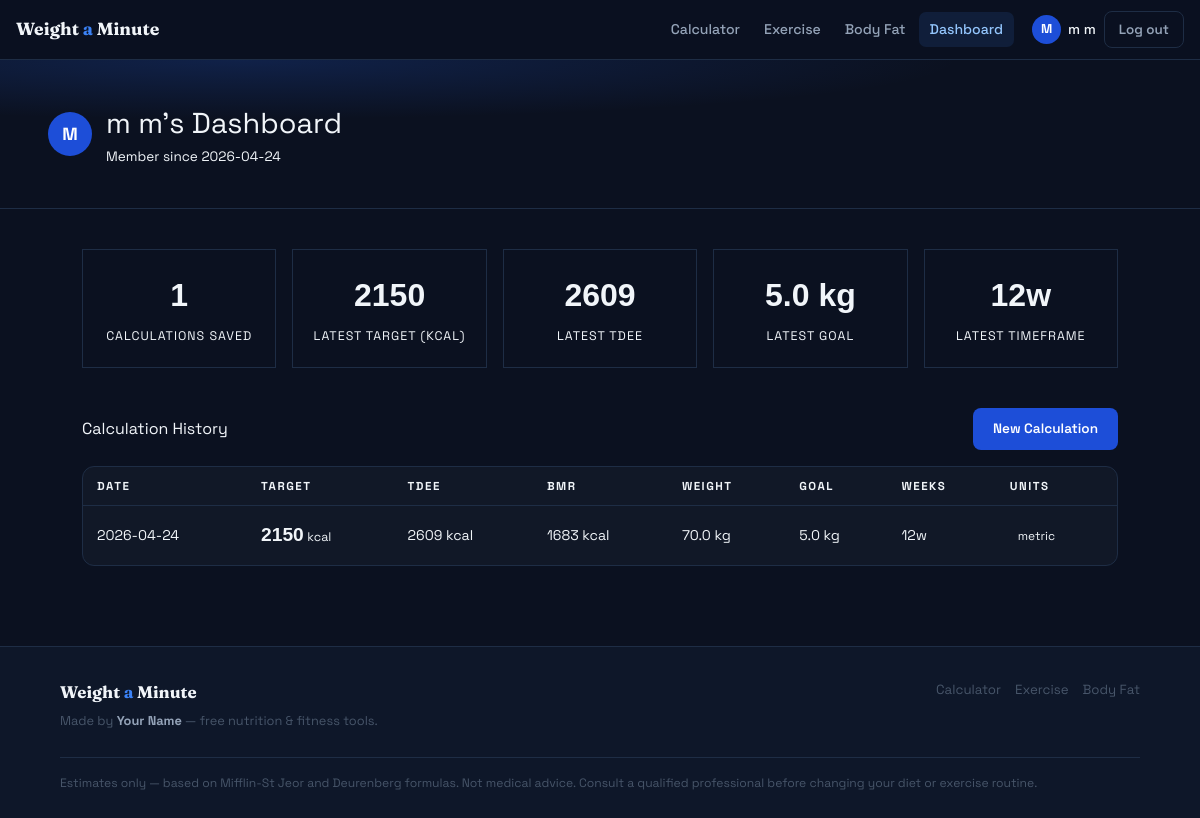
The app's page /dashboard (signed in) with its own data.
### tables this page shows
CREATE TABLE users (
            id INTEGER PRIMARY KEY AUTOINCREMENT,
            username TEXT UNIQUE NOT NULL,
            email TEXT UNIQUE NOT NULL,
            password TEXT NOT NULL,
            created_at TEXT DEFAULT (datetime('now'))
        );

CREATE TABLE calculations (
            id INTEGER PRIMARY KEY AUTOINCREMENT,
            user_id INTEGER NOT NULL,
            created_at TEXT DEFAULT (datetime('now')),
            age INTEGER,
            weight_kg REAL,
            height_cm REAL,
            gender TEXT,
            activity_level REAL,
            weight_loss_goal_kg REAL,
            weeks_goal INTEGER,
            bmr REAL,
            tdee REAL,
            calorie_intake INTEGER,
            unit_system TEXT DEFAULT 'metric',
            FOREIGN KEY(user_id) REFERENCES users(id)
        );

### app.py (the view)
@app.route('/dashboard')
@login_required
def dashboard():
    user = current_user()
    with get_db() as db:
        history = db.execute(
            'SELECT * FROM calculations WHERE user_id=? ORDER BY created_at DESC LIMIT 20',
            (user['id'],)
        ).fetchall()
    return render_template('dashboard.html', user=user, history=history)

### app.py (called while the page is built)
def get_db():
    conn = sqlite3.connect(DB)
    conn.row_factory = sqlite3.Row
    return conn

def login_required(f):
    @wraps(f)
    def decorated(*args, **kwargs):
        if 'user_id' not in session:
            flash('Please log in to access that page.', 'info')
            return redirect(url_for('login'))
        return f(*args, **kwargs)
    return decorated

def current_user():
    if 'user_id' not in session: return None
    with get_db() as db:
        return db.execute('SELECT * FROM users WHERE id=?', (session['user_id'],)).fetchone()

### templates/dashboard.html (shortened to what this page needs)
{% extends 'base.html' %}
{% block content %}
<div class="dash-hero">
    <div class="container">
        <div style="display:flex;align-items:center;gap:14px;margin-bottom:8px">
            <div class="avatar" style="width:44px;height:44px;font-size:1.1rem">{{ user.username[0].upper() }}</div>
            <div>
                <div class="section-title" style="font-size:1.8rem">{{ user.username }}'s Dashboard</div>
                <div style="color:var(--muted);font-size:0.85rem">Member since {{ user.created_at[:10] }}</div>
            </div>
        </div>
    </div>
</div>
<div class="dash-wrap">
    {% if history %}
    <div class="summary-grid">
        <div class="summary-card">
            <div class="summary-n">{{ history | length }}</div>
            <div class="summary-l">Calculations saved</div>
        </div>
        <div class="summary-card">
            <div class="summary-n">{{ history[0].calorie_intake }}</div>
            <div class="summary-l">Latest target (kcal)</div>
        </div>
        <div class="summary-card">
            <div class="summary-n">{{ history[0].tdee | round | int }}</div>
            <div class="summary-l">Latest TDEE</div>
        </div>
        <div class="summary-card">
            <div class="summary-n">{{ history[0].weight_loss_goal_kg | round(1) }} kg</div>
            <div class="summary-l">Latest goal</div>
        </div>
        <div class="summary-card">
            <div class="summary-n">{{ history[0].weeks_goal }}w</div>
            <div class="summary-l">Latest timeframe</div>
        </div>
    </div>
    <div style="display:flex;justify-content:space-between;align-items:center;margin-bottom:16px;flex-wrap:wrap;gap:12px">
        <div class="card-title" style="margin:0">Calculation History</div>
        <a href="{{ url_for('calculate') }}" class="btn btn-primary" style="padding:10px 20px;font-size:0.85rem">New Calculation</a>
    </div>
    <div class="card" style="padding:0;overflow:hidden">
        <table class="history-table">
            <thead>
                <tr>
                    <th>Date</th>
                    <th>Target</th>
                    <th>TDEE</th>
                    <th>BMR</th>
                    <th>Weight</th>
                    <th>Goal</th>
                    <th>Weeks</th>
                    <th>Units</th>
                </tr>
            </thead>
            <tbody>
                {% for h in history %}
                <tr>
                    <td style="color:var(--muted)">{{ h.created_at[:10] }}</td>
                    <td><span class="cal-badge">{{ h.calorie_intake }}</span> <span style="color:var(--muted);font-size:0.78rem">kcal</span></td>
                    <td>{{ h.tdee | round | int }} kcal</td>
                    <td>{{ h.bmr | round | int }} kcal</td>
                    <td>{{ h.weight_kg | round(1) }} kg</td>
                    <td>{{ h.weight_loss_goal_kg | round(1) }} kg</td>
                    <td>{{ h.weeks_goal }}w</td>
                    <td><span style="font-size:0.75rem;background:var(--surface2);padding:3px 8px;border-radius:4px;color:var(--muted)">{{ h.unit_system }}</span></td>
                </tr>
                {% endfor %}
            </tbody>
        </table>
    </div>
    {% endif %}
</div>
{% endblock %}

### templates/base.html (shortened to what this page needs)
<!DOCTYPE html>
<html lang="en">
<head>
</head>
<body>
<nav>
    <a href="{{ url_for('index') }}" class="nav-logo">Weight <em>a</em> Minute</a>
    <div class="nav-links">
        <a href="{{ url_for('calculate') }}" {% if request.endpoint=='calculate' %}class="active"{% endif %}>Calculator</a>
        <a href="{{ url_for('exercise') }}"  {% if request.endpoint=='exercise'  %}class="active"{% endif %}>Exercise</a>
        <a href="{{ url_for('bodyfat') }}"   {% if request.endpoint=='bodyfat'   %}class="active"{% endif %}>Body Fat</a>
        {% if session.get('user_id') %}
        <a href="{{ url_for('dashboard') }}" {% if request.endpoint=='dashboard' %}class="active"{% endif %}>Dashboard</a>
        {% endif %}
    </div>
    <div class="nav-auth">
        {% if session.get('user_id') %}
        <div class="nav-chip">
            <div class="avatar">{{ session.username[0].upper() }}</div>
            <span>{{ session.username }}</span>
        </div>
        <a href="{{ url_for('logout') }}" class="btn btn-ghost btn-sm">Log out</a>
        {% else %}
        <a href="{{ url_for('login') }}"    class="btn btn-ghost btn-sm">Log in</a>
        <a href="{{ url_for('register') }}" class="btn btn-primary btn-sm">Sign up</a>
        {% endif %}
    </div>
</nav>
<main>{% block content %}{% endblock %}</main>
<footer>
    <div class="footer-inner">
        <div>
            <div class="footer-brand">Weight <em>a</em> Minute</div>
            <div class="footer-credit">Made by <strong>{{ config.get('SITE_OWNER', 'the creator') }}</strong> &mdash; free nutrition &amp; fitness tools.</div>
        </div>
        <div class="footer-links">
            <a href="{{ url_for('calculate') }}">Calculator</a>
            <a href="{{ url_for('exercise') }}">Exercise</a>
            <a href="{{ url_for('bodyfat') }}">Body Fat</a>
        </div>
        <div class="footer-note">Estimates only — based on Mifflin-St Jeor and Deurenberg formulas. Not medical advice. Consult a qualified professional before changing your diet or exercise routine.</div>
    </div>
</footer>
</body>
</html>

### templates/base.html (style rules this page uses)
:root { --bg: #0b1120; --bg2: #0e1729; --card: #111827; --card2: #1a2540; --blue: #1d4ed8; --blue-h: #2563eb; --blue-l: #93c5fd; --mid: #3b82f6; --text: #f1f5f9; --soft: #94a3b8; --dim: #475569; --border: #1e2d45; --green: #059669; --amber: #d97706; --red: #dc2626; --r: 12px; --nav: 60px; }
*, *::before, *::after { box-sizing: border-box; margin: 0; padding: 0; }
html { scroll-behavior: smooth; -webkit-text-size-adjust: 100%; }
body { background: var(--bg); color: var(--text); font-family: 'Space Grotesk', sans-serif; font-size: 16px; line-height: 1.6; min-height: 100vh; display: flex; flex-direction: column; -webkit-font-smoothing: antialiased; }
nav { position: sticky; top: 0; z-index: 900; height: var(--nav); background: rgba(11,17,32,0.97); backdrop-filter: blur(10px); border-bottom: 1px solid var(--border); display: flex; align-items: center; padding: 0 16px; gap: 8px; }
.nav-logo { font-family: 'Fraunces', serif; font-size: 1.1rem; font-weight: 700; color: var(--text); text-decoration: none; margin-right: auto; flex-shrink: 0; }
.nav-logo em { color: var(--mid); font-style: normal; }
.nav-links { display: flex; align-items: center; gap: 2px; margin-right: 10px; }
.nav-links a { color: var(--soft); text-decoration: none; font-size: 0.88rem; font-weight: 500; padding: 6px 11px; border-radius: 7px; transition: all 0.15s; white-space: nowrap; }
.nav-links a.active { color: var(--blue-l); background: rgba(59,130,246,0.12); }
.nav-auth { display: flex; align-items: center; gap: 8px; }
.nav-chip { display: flex; align-items: center; gap: 7px; font-size: 0.88rem; font-weight: 500; }
.avatar { width: 29px; height: 29px; border-radius: 50%; background: var(--blue); display: flex; align-items: center; justify-content: center; font-size: 0.8rem; font-weight: 700; color: #fff; flex-shrink: 0; }
main { flex: 1; }
.card { background: var(--card); border: 1px solid var(--border); border-radius: var(--r); padding: 22px; }
.btn { display: inline-flex; align-items: center; justify-content: center; gap: 6px; padding: 10px 20px; border: none; border-radius: 8px; font-family: 'Space Grotesk', sans-serif; font-size: 0.92rem; font-weight: 600; cursor: pointer; text-decoration: none; transition: all 0.15s; white-space: nowrap; }
.btn-primary { background: var(--blue); color: #fff; }
.btn-ghost { background: transparent; color: var(--soft); border: 1px solid var(--border); }
.btn-sm { padding: 7px 14px; font-size: 0.84rem; }
footer { border-top: 1px solid var(--border); background: var(--bg2); padding: 32px 16px 24px; }
.footer-inner { max-width: 1080px; margin: 0 auto; display: flex; flex-wrap: wrap; justify-content: space-between; gap: 20px; align-items: flex-start; }
.footer-brand { font-family: 'Fraunces', serif; font-size: 1.05rem; font-weight: 700; }
.footer-brand em { color: var(--mid); font-style: normal; }
.footer-credit { color: var(--dim); font-size: 0.8rem; margin-top: 5px; line-height: 1.6; }
.footer-credit strong { color: var(--soft); }
.footer-links { display: flex; gap: 14px; flex-wrap: wrap; }
.footer-links a { color: var(--dim); text-decoration: none; font-size: 0.83rem; transition: color 0.15s; }
.footer-note { width: 100%; color: var(--dim); font-size: 0.76rem; line-height: 1.6; border-top: 1px solid var(--border); padding-top: 16px; margin-top: 6px; }

### records on screen
users: username "M", username "m m", created_at "2026-04-24"
calculations: calorie_intake "2150", tdee "2609", weight_loss_goal_kg "5.0", weeks_goal "12", created_at "2026-04-24", bmr "1683", weight_kg "70.0", unit_system "metric"

### other values on screen
{{ session.username[0].upper() }} "M"
{{ session.username }} "m m"
{{ history | length }} "1"
{{ config.get('SITE_OWNER', 'the creator') }} "Your Name"
